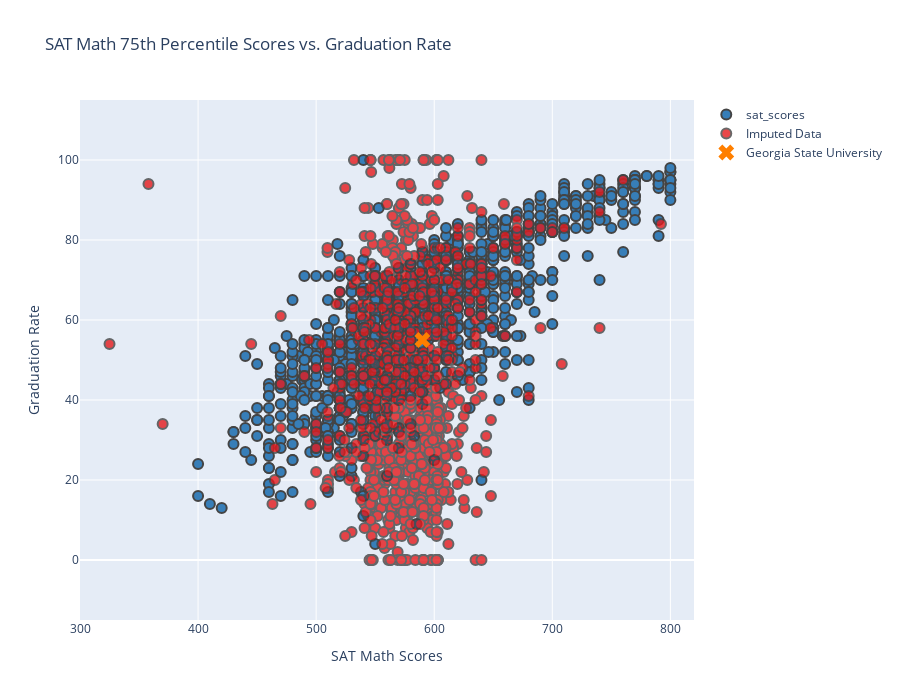

The notebook cell saved with this chart:
### Code cell
fig = go.Figure()

fig.add_trace(go.Scatter(
    x=df_2019['sat_math_75th_percentile_score'][df_2019['sat_math_75th_percentile_score_isnan'] == 0],
    y=df_2019['graduation_rate_total_cohort'][df_2019['sat_math_75th_percentile_score_isnan'] == 0],
    mode='markers', name='sat_scores', marker_color=qualitative[1]
))

fig.add_trace(go.Scatter(
    x=df_2019['sat_math_75th_percentile_score'][df_2019['sat_math_75th_percentile_score_isnan'] == 1],
    y=df_2019['graduation_rate_total_cohort'][df_2019['sat_math_75th_percentile_score_isnan'] == 1],
    mode='markers', name='Imputed Data', opacity=0.8, marker_color=qualitative[0]
))
fig.update_traces(
    marker=dict(size=10, line=dict(width=2))
    
)

fig.add_trace(go.Scatter(
    x=[sample_test],
    y=[sample_total],
    marker=dict(color=qualitative[4], symbol='x', size=14),
    mode='markers',
    name=university_x, opacity=1
))



fig.update_layout(
    title='SAT Math 75th Percentile Scores vs. Graduation Rate',
    xaxis=dict(title='SAT Math Scores', range=[300, 820]),
    yaxis=dict(title='Graduation Rate', range=[-15, 115]),
    height=700,
)

### Figure 1 — Plotly figure (JSON) as saved in the notebook; plotly's stock layout.template omitted (floating-point values rounded to 4 significant figures; data arrays with more than 128 entries replaced by an {"elided": "..."} marker saying what was removed)
{"data": [{"marker": {"color": "#377eb8", "line": {"width": 2}, "size": 10}, "mode": "markers", "name": "sat_scores", "type": "scatter", "x": {"elided": "1175 int values"}, "y": {"elided": "1175 int values"}}, {"marker": {"color": "#e41a1c", "line": {"width": 2}, "size": 10}, "mode": "markers", "name": "Imputed Data", "opacity": 0.8, "type": "scatter", "x": {"elided": "1140 float values"}, "y": {"elided": "1140 int values"}}, {"marker": {"color": "#ff7f00", "size": 14, "symbol": "x"}, "mode": "markers", "name": "Georgia State University", "opacity": 1, "type": "scatter", "x": [590], "y": [55]}], "layout": {"height": 700, "title": {"text": "SAT Math 75th Percentile Scores vs. Graduation Rate"}, "xaxis": {"range": [300, 820], "title": {"text": "SAT Math Scores"}}, "yaxis": {"range": [-15, 115], "title": {"text": "Graduation Rate"}}}}
